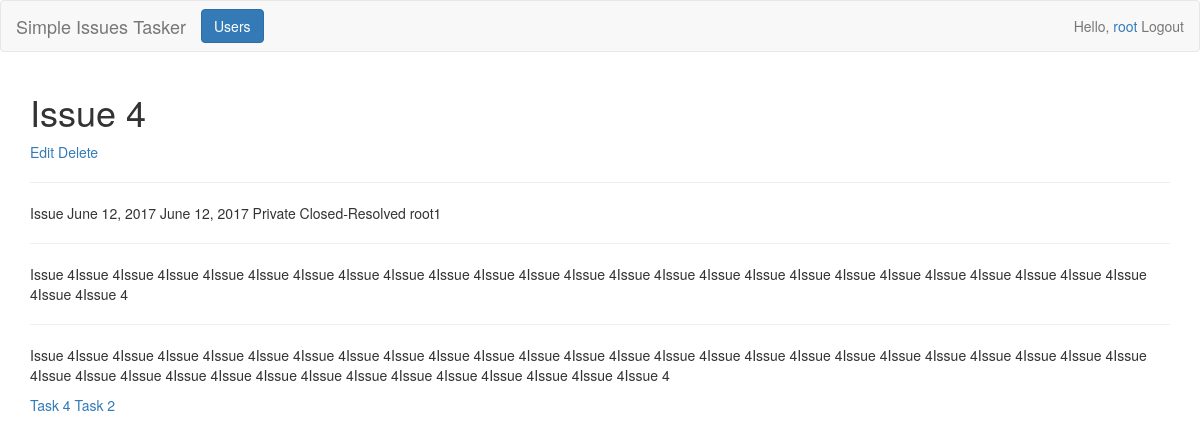
Screenshot of /item/issue/4 (signed in) with the database file from the repository.
### si_tracker/models.py (models this page shows, shortened)
class Item(models.Model):
    class Meta:
        abstract = True
        ordering = ['-date_raised', '-id']
    statuses = (
        ('Open-New', 'Open-New'),
        ('In Progress', 'In Progress'),
        ('Closed-Resolved', 'Closed-Resolved'),
        ('Closed-NotResolved', 'Closed-NotResolved')
    )
    visibility = (
        ('Private', 'Private'),
        ('Public', 'Public')
    )
    type = "Item"
    title = models.CharField(max_length=150, verbose_name="Title")
    date_raised = models.DateField(auto_now_add=True, verbose_name="Date raised")
    date_due = models.DateField(blank=True, verbose_name="Date due")
    description = models.TextField(verbose_name="Description", max_length=5000)
    status = models.CharField(max_length=20, choices=statuses, default=statuses[0], verbose_name="Status")
    visible = models.CharField(max_length=10, default=visibility[1], choices=visibility, verbose_name="Visible")
    actions_taken = models.TextField(max_length=5000, blank=True, default="", verbose_name="Actions taken")

class Issue(Item):
    type = "Issue"
    raised_by = models.ForeignKey(User, verbose_name="Raised by", related_name='Issue')
    assigned_to = models.ForeignKey(User, verbose_name="Assigned to")

class Task(Item):
    types = (('Task', 'Task'), ('Idea', 'Idea'))
    raised_by = models.ForeignKey(User, verbose_name="Raised by", related_name='Task')
    assigned_to = models.ForeignKey(User, verbose_name="Assigned to")
    type = models.CharField(max_length=10, choices=types, default=types[0], verbose_name="Type")
    issue = models.ForeignKey(Issue, verbose_name='Issue')
    def get_absolute_url(self):
        return reverse('tracker:item', args=['task', self.id])

### si_tracker/views.py (the view)
# urls.py: url(r'^update/(?P<type>[\w\-]+)/(?P<item>\d+)', views.item_create_update, name='update_item'),
@user_passes_test(lambda user: user.is_authenticated, login_url=reverse_lazy('tracker:login'), redirect_field_name='')
def item(req, type='', item=''):
    args = dict()
    if type.lower() == 'issue':
        template = 'issue/index.html'
        Item = Issue
        get_item = get_issue
    elif type.lower() == 'task' or type.lower() == 'idea':
        template = 'task/index.html'
        Item = Task
        get_item = get_task
    _item = get_object_or_404(Item, id=item)
    args['item'] = _item
    get_item(args, _item)
    return render(req, template, args)

### si_tracker/views.py (called while the page is built)
def get_issue(args, issue):
    args['tasks'] = issue.task_set.all()

### si_tracker/templates/issue/index.html
{% extends 'base.html' %}
{% block content %}
    <h1>{{ item.title }}</h1>
    <a href="{% url 'tracker:update_item' 'issue' item.id %}">Edit</a>
    {% if user.is_staff %}<a href="{% url 'tracker:delete_item' 'issue' item.id %}">Delete</a>{% endif %}
    <hr>
    <p>{{ item.type }} {{ item.date_raised }} {{ item.date_due }} {{ item.visible }} {{ item.status }} {{ item.assigned_to.username }}</p>
    <hr>
    <p>{{ item.description }}</p>
    <hr>
    <p>{{ item.actions_taken }}</p>
    {% for task in tasks %}
        <a href="{{ task.get_absolute_url }}">{{ task.title }}</a>
    {% endfor %}
{% endblock %}

### templates/base.html (shortened to what this page needs)
{% load staticfiles %}
<!DOCTYPE html>
<html lang="en">
<head>
    <link rel="stylesheet" href="{% static 'bootstrap/css/bootstrap.min.css' %}">
</head>
<body>
    <nav class="navbar navbar-default">
        <div class="container-fluid">
            <div class="navbar-header">
                <a class="navbar-brand" href="{% url 'tracker:general' %}">Simple Issues Tasker</a>
                {% if user.is_staff %}<a class="btn btn-primary navbar-btn" href="{% url 'tracker:users' %}">Users</a>{% endif %}
            </div>
            <div class="collapse navbar-collapse">
                {% if user.is_authenticated %}
                    <p class="navbar-text navbar-right">Hello, <a href="{% url 'tracker:change_password' user.id %}">{{ user }}</a> <a class="btn-link" href="{% url 'tracker:logout' %}">Logout</a></p>
                {% endif %}
            </div>
        </div>
    </nav>
    <div class="container">
        {% block content %}{% endblock %}
    </div>
</body>
</html>

### rows the page displays
Issue: title "Issue 4", type "Issue", date_raised "June 12, 2017", date_due "June 12, 2017", visible "Private", status "Closed-Resolved", assigned_to.username "root1", description "Issue 4Issue 4Issue 4Issue 4Issue 4Issue 4Issue 4Issue 4Issue 4Issue 4Issue 4Issue 4Issue 4Issue 4Issue 4Issue 4Issue 4Issue 4Issue 4Issue 4Issue 4Issue 4Issue 4Issue 4Issue 4Issue 4Issue 4", actions_taken "Issue 4Issue 4Issue 4Issue 4Issue 4Issue 4Issue 4Issue 4Issue 4Issue 4Issue 4Issue 4Issue 4Issue 4Issue 4Issue 4Issue 4Issue 4Issue 4Issue 4Issue 4Issue 4Issue 4Issue 4Issue 4Issue 4Issue 4Issue 4Issue 4Issue 4Issue 4Issue 4Issue 4Issue 4Issue 4Issue 4Issue 4Issue 4Issue 4"
Task: title "Task 4"
Task: title "Task 2"

### other values shown
{{ user }} "root"
